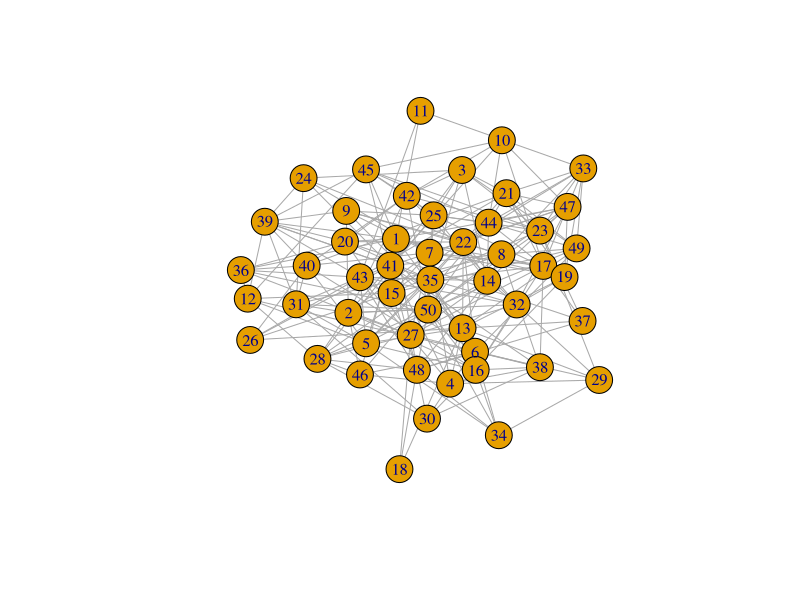
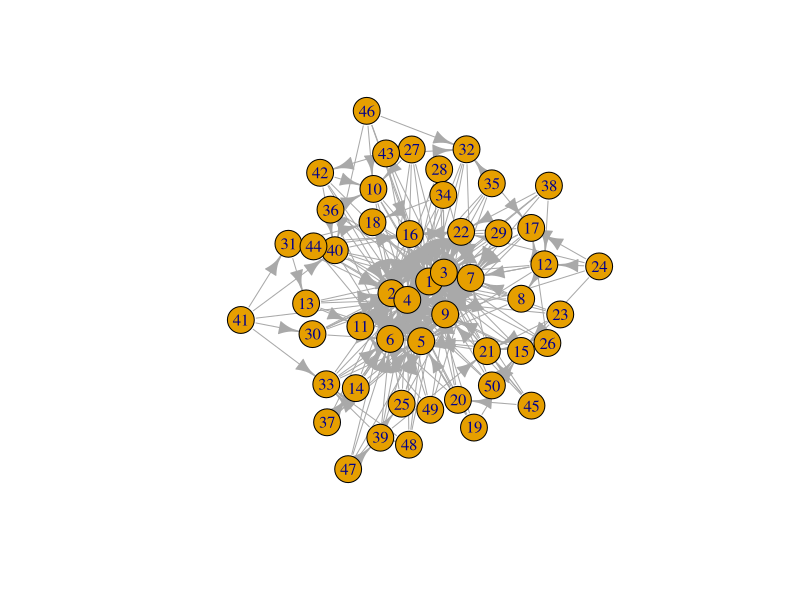
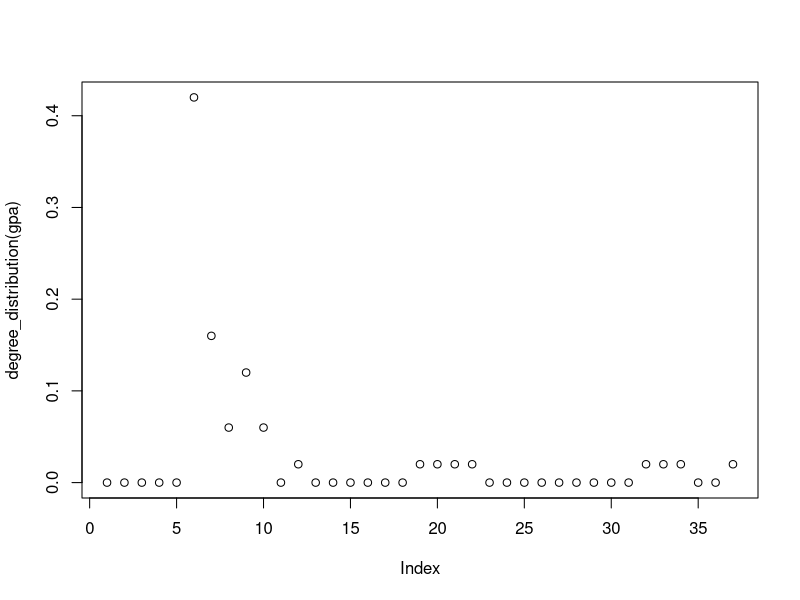
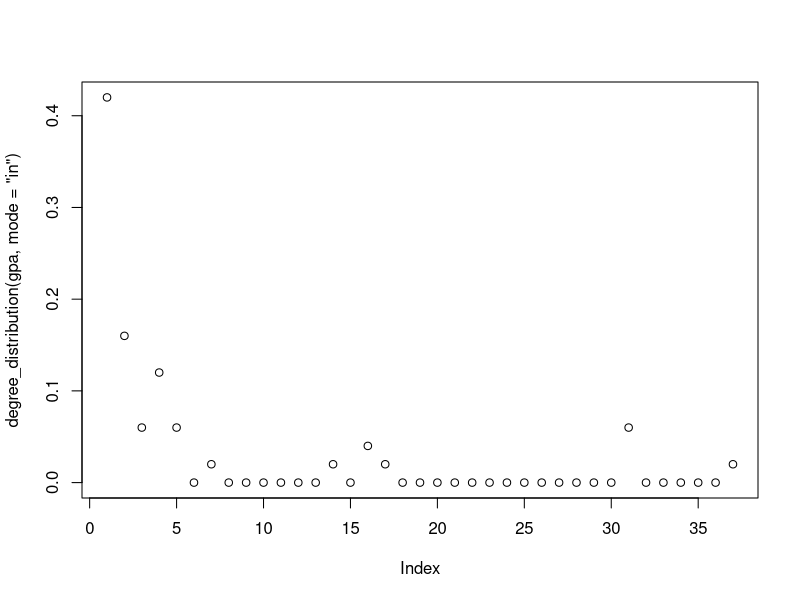

The R source for these figures, in order: (Note: this script raises an error after producing the figures.)
######################################################################
# R Scratch for ICS 422/622 Spring 2022
######################################################################
# Common startup 

library(igraph)
setwd("~/Desktop/Network-Science-Demos")

######################################################################
# First Demo 

# In R 
library('igraph')
?sample_gnm
gnm <- sample_gnm(50,235) # random graph
gpa <- sample_pa(50,m=5)  # preferential attachment
plot(gnm)
plot(gpa)
# quartz("Degree Distributions")
plot(degree_distribution(gpa))
plot(degree_distribution(gpa, mode="in")) # also try out: what’s wrong with x axis? 

# In R Studio 
library('igraph')
NS <- read_graph("Networks/netscience.graphml", format="graphml")
NS # good start; TMI on the edges 
str(NS) # good for data tables, not good for igraph
summary(NS) # best way 
plot(NS) # why we use Gephi 
plot(degree_distribution(NS)) # … and more 

######################################################################
# Pau 
